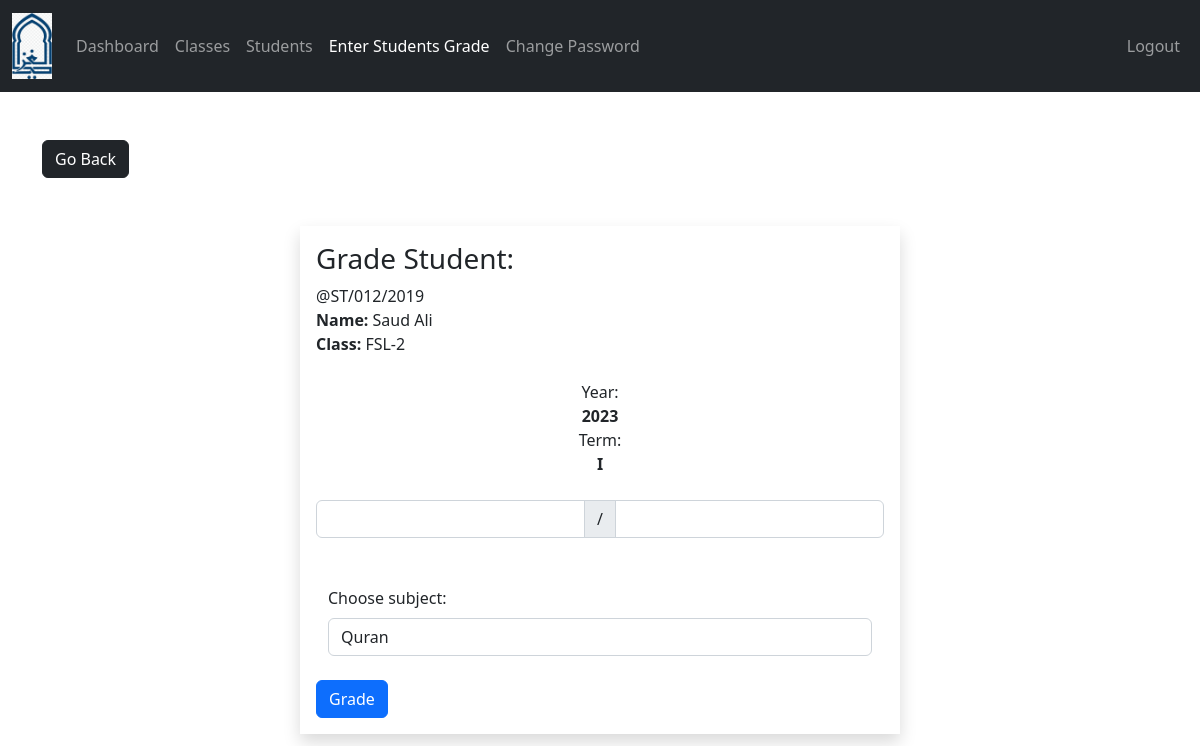
/Teacher/student-enter.php?student_id=3 (signed in), run on the app's committed database.
### tables this page shows
CREATE TABLE `students` (
  `student_id` int(11) NOT NULL,
  `username` varchar(127) NOT NULL,
  `password` varchar(255) NOT NULL,
  `fname` varchar(127) NOT NULL,
  `admission_number` varchar(50) DEFAULT NULL,
  `grade` int(11) NOT NULL,
  `subjects` varchar(100) NOT NULL,
  `address` varchar(31) NOT NULL,
  `gender` varchar(7) NOT NULL,
  `email_address` varchar(255) NOT NULL,
  `date_of_birth` date NOT NULL,
  `date_of_joined` timestamp NULL DEFAULT current_timestamp(),
  `parent_fname` varchar(127) NOT NULL,
  `parent_phone_number` varchar(31) NOT NULL
);

CREATE TABLE `grades` (
  `grade_id` int(11) NOT NULL,
  `grade` varchar(31) NOT NULL,
  `grade_code` varchar(7) NOT NULL
);

CREATE TABLE `setting` (
  `id` int(11) NOT NULL,
  `current_year` int(11) NOT NULL,
  `current_semester` varchar(11) NOT NULL,
  `school_name` varchar(100) NOT NULL,
  `slogan` varchar(300) NOT NULL,
  `about` text NOT NULL
);

### Teacher/data/student.php (called while the page is built, shortened)
<?php
function getStudentById($id, $conn){
   $sql = "SELECT * FROM students
           WHERE student_id=?";
   $stmt = $conn->prepare($sql);
   $stmt->execute([$id]);
   if ($stmt->rowCount() == 1) {
     $student = $stmt->fetch();
     return $student;
   }else {
    return 0;
   }
}

### Teacher/data/grade.php (called while the page is built, shortened)
<?php
function getGradeById($grade_id, $conn){
   $sql = "SELECT * FROM grades
           WHERE grade_id=?";
   $stmt = $conn->prepare($sql);
   $stmt->execute([$grade_id]);
   if ($stmt->rowCount() == 1) {
     $grade = $stmt->fetch();
     return $grade;
   }else {
    return 0;
   }
}

### Teacher/data/setting.php (called while the page is built)
<?php
function getSetting($conn){
   $sql = "SELECT * FROM setting";
   $stmt = $conn->prepare($sql);
   $stmt->execute();
   if ($stmt->rowCount() == 1) {
     $settings = $stmt->fetch();
     return $settings;
   }else {
    return 0;
   }
}

### Teacher/data/teacher.php (called while the page is built, shortened)
<?php
function getTeacherById($teacher_id, $conn){
   $sql = "SELECT * FROM teachers
           WHERE teacher_id=?";
   $stmt = $conn->prepare($sql);
   $stmt->execute([$teacher_id]);
   if ($stmt->rowCount() == 1) {
     $teacher = $stmt->fetch();
     return $teacher;
   }else {
    return 0;
   }
}
function findCommonCharacters($str1, $str2) {
    $commonChars = array();
    $charCount1 = array_count_values(str_split($str1));
    $charCount2 = array_count_values(str_split($str2));
    foreach ($charCount1 as $char => $count) {
        if (isset($charCount2[$char])) {
            $commonChars[] = $char;
        }
    }
    return $commonChars;
}

### Teacher/data/subject.php (called while the page is built, shortened)
<?php
function getSubjectById($subject_id, $conn){
   $sql = "SELECT * FROM subjects
           WHERE subject_id=?";
   $stmt = $conn->prepare($sql);
   $stmt->execute([$subject_id]);
   if ($stmt->rowCount() == 1) {
     $subject = $stmt->fetch();
     return $subject;
   }else {
   	return 0;
   }
}
 ?>

### Teacher/student-enter.php (the view, shortened to what this page needs)
<?php
if (isset($_SESSION['teacher_id']) &&
    isset($_SESSION['role'])) {
    if ($_SESSION['role'] == 'Teacher') {
       include "../DB_connection.php";
       include "data/subject.php";
       include "data/grade.php";
       include "data/student.php";
       include "data/teacher.php";
       include "data/setting.php";
       $teacher_id = $_SESSION['teacher_id'];
       $teacher = getTeacherById($teacher_id, $conn);
       $student_id = $_GET['student_id'];
       $student = getStudentById($student_id, $conn);
       $settings = getSetting($conn);
 ?>
<!DOCTYPE html>
<html lang="en">
<head>
	<link rel="stylesheet" href="https://cdn.jsdelivr.net/npm/bootstrap@5.2.0/dist/css/bootstrap.min.css">
	<link rel="stylesheet" href="../css/style.css">
  <link rel="stylesheet" href="https://cdnjs.cloudflare.com/ajax/libs/font-awesome/4.7.0/css/font-awesome.min.css">
</head>
<body>
    <?php
        include "inc/navbar.php";
     ?>
     <div class="container mt-5">
        <a href="student-enter-grade.php"
           class="btn btn-dark">Go Back</a>
        <div class="d-flex justify-content-center align-items-center flex-column">
        <form method="post"
              class="shadow p-3 mt-5 form-w"
              action="req/save-results.php">
            <h3>Grade Student: </h3>
            <?php
            $student_grade = getGradeById($student['grade'], $conn);
            ?>
            @<?=$student['username']?><br>
            <b>Name: </b><?=$student['fname']?><br>
            <b>Class: </b><?=$student_grade['grade_code'].'-'.$student_grade['grade']?><br><br>
            <span class="d-flex justify-content-center align-items-center flex-column">
            Year: <b><?=$settings['current_year']?></b>
            Term: <b><?=$settings['current_semester']?></b>
            </span>
            <br>
        <div class="input-group mb-3">
                  <input type="number" min="0" max="500" class="form-control" name="a1">
                  <span class="input-group-text">/</span>
                  <input type="number" min="0" max="500" class="form-control"
                  name="aoutof1">
        </div>
        <div class="container mt-5">
            <?php
            $common_subjects = findCommonCharacters($student['subjects'], $teacher['subjects']);
            ?>
            <label for="subject" class="form-label"> Choose subject: </label>
            <select class="form-control" id="subject" name="subject">
                <?php foreach ($common_subjects as $subject) {
                    $the_subject = getSubjectById($subject, $conn);
                    if ($the_subject != 0){ ?>
                 <option value="<?=$the_subject['subject_id']?>"><?=$the_subject['subject']?></option>
                        <?php } ?>
                 <?php } ?>
            </select><br>
        </div>
        <button type="submit"
                class="btn btn-primary">
                Grade</button>
        </form>
        </div>
     </div>
</body>
</html>
<?php
  }else {
    header("Location: student.php");
    exit;
  }
}else {
	header("Location: student.php");
	exit;
}
?>

### css/style.css (style rules this page uses)
.form-w { max-width: 600px; width: 100%; }

### data on the page
students: username "ST/012/2019", fname "Saud Ali"
grades: grade_code "FSL", grade "2"
setting: current_year "2023", current_semester "I"

### other printed values
form field subject "Quran"
